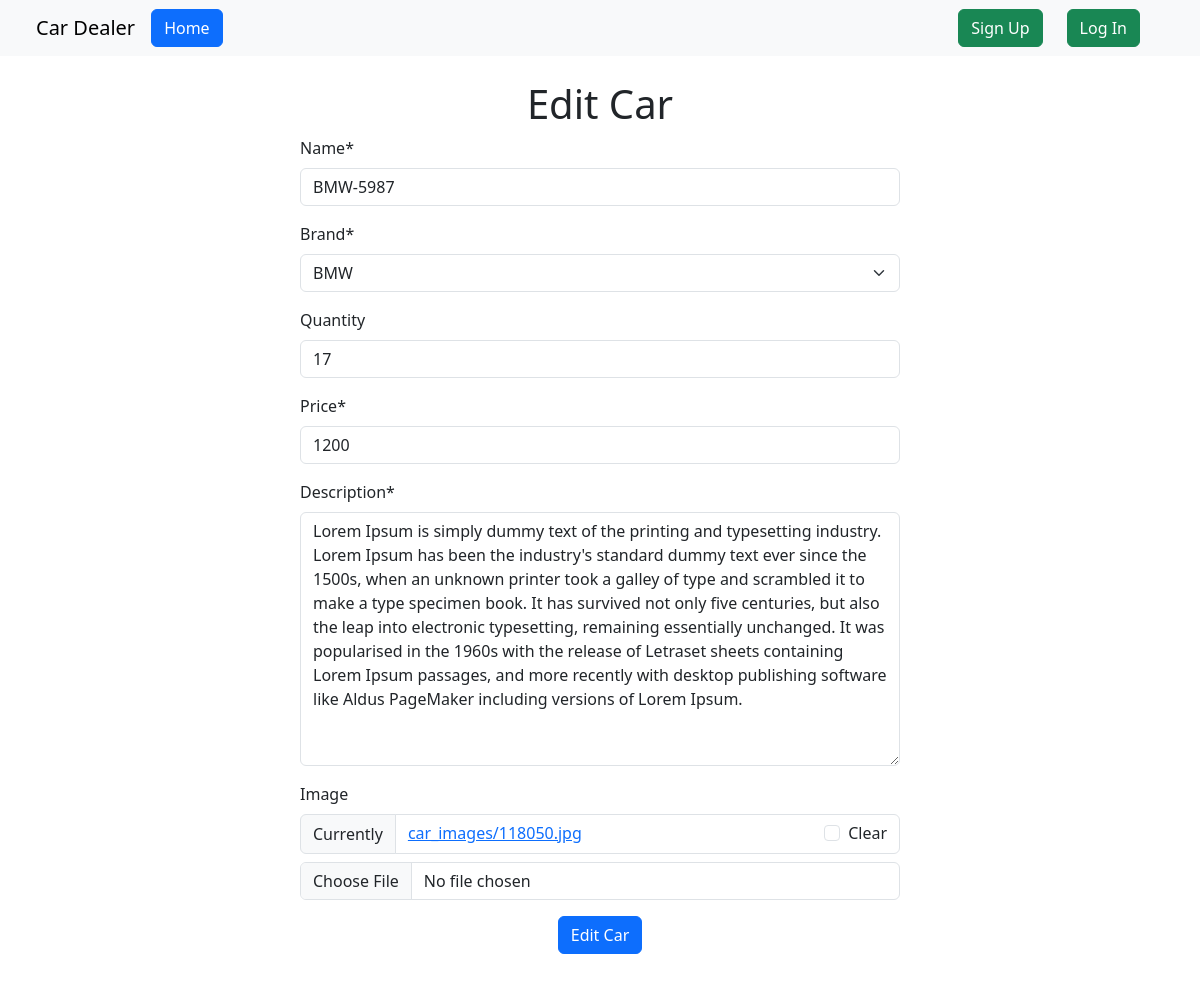
Page /car/edit_car/2 on the committed database.
### car_model/models.py (models this page shows, shortened)
class CarModel(models.Model):
    name = models.CharField(max_length=100)
    brand = models.ForeignKey(Brand, on_delete=models.CASCADE)
    price = models.IntegerField()
    quantity = models.IntegerField(blank=True, null=True)
    description = models.TextField()
    image = models.ImageField(upload_to='car_images', blank=True, null=True)

class Brand(models.Model):
    name = models.CharField(max_length=100)
    description = models.TextField()
    image = models.ImageField(upload_to='brand_images', blank=True, null=True)
    def __str__(self):
        return self.name

### car_model/views.py (the view, shortened to what this page needs)
# urls.py: path('edit_car/<int:id>', EditCarView.as_view(), name='editCar'),
class EditCarView(UpdateView):
    model = CarModel
    form_class = CarModelForm
    template_name = 'add_car.html'
    success_url = reverse_lazy('home')
    pk_url_kwarg = 'id'
    def get_context_data(self, **kwargs):
        context = super().get_context_data(**kwargs)
        context['type'] = 'Edit Car'
        return context

### car_model/forms.py
class CarModelForm(forms.ModelForm):
    class Meta:
        model = CarModel
        fields = ['name', 'brand', 'quantity', 'price', 'description', 'image']

### car_model/templates/add_car.html (shortened to what this page needs)
{% extends 'base.html' %}
{% load static %}
{% load crispy_forms_tags %}
{% block content %}
<h1 class="text-center mt-4"> {{type}}</h1>
<form method="post" action="" enctype="multipart/form-data" class="w-50 m-auto mb-5">
    {{ form | crispy }}
    <div class="d-flex justify-content-center align-items-center">
        <button type="submit" class="btn btn-primary">{{type}}</button>
    </div>
</form>
{% endblock %}

### rows in the picture
CarModel: name "BMW-5987", brand "BMW", quantity "17", price "1200", description "Lorem Ipsum is simply dummy text of the printing and typesetting industry. Lorem Ipsum has been the industry's standard dummy text ever since the 1500s, when an unknown printer took a galley of type and scrambled it to make a type specimen book. It has survived not only five centuries, but also the leap into electronic typesetting, remaining essentially unchanged. It was popularised in the 1960s with the release of Letraset sheets containing Lorem Ipsum passages, and more recently with desktop publishing software like Aldus PageMaker including versions of Lorem Ipsum."

### other values in the picture
{{ type }} "Edit Car"
